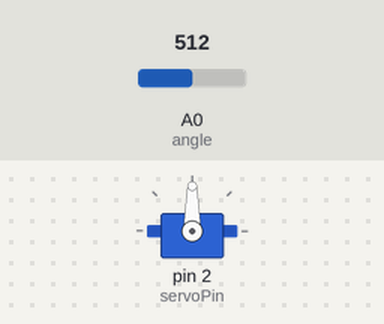
A sketch run on a simulated Arduino Uno, built with avr-gcc and run on an emulated ATmega328P. Parts: servo. Inputs (shaded band) come from the test bench; at power-on: A0 (angle) = 512.

Above: at 1.2 s.
1.3 s: A0 (angle) set to 716
At 2.2 s:
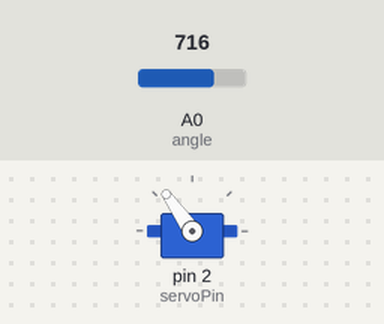
2.8 s: A0 (angle) set to 900
At 3.4 s:
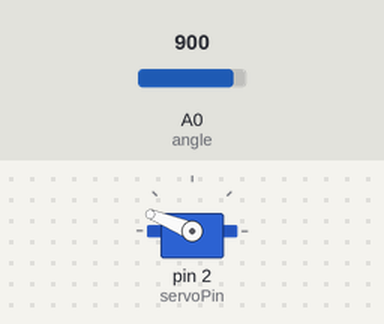
4.3 s: A0 (angle) set to 1023
At 5.5 s:
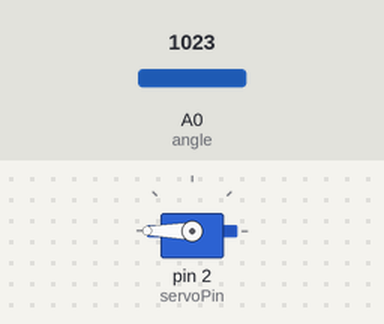
5.8 s: A0 (angle) set to 306
At 6.9 s:
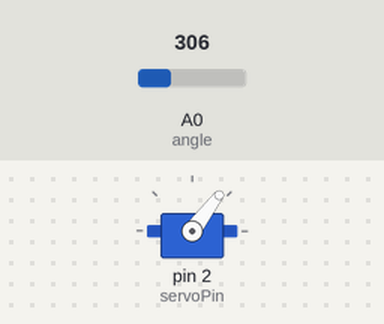
7.3 s: A0 (angle) set to 122
At 8.0 s:
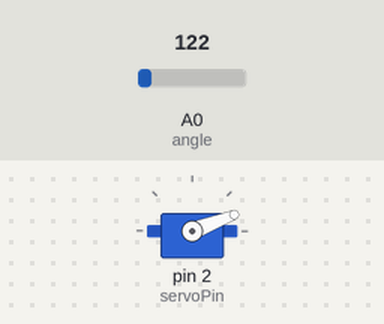
Timing chart, 0 to 9.8 s (numbered marks = the images above; inputs shaded):
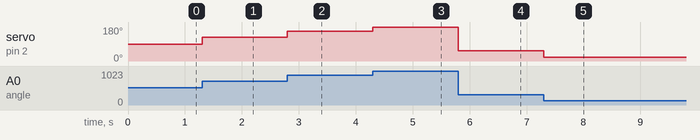

The sketch:

app4.ino
```cpp
#include<Servo.h>

int servoPin = 2 ;
int angle = 0 ;
Servo servo1 ;
void setup() {
  // put your setup code here, to run once:
servo1.attach(servoPin) ;
pinMode(angle,INPUT) ;
}

void loop() {
  // put your main code here, to run repeatedly:
int teta = analogRead(angle) ;
int x = map(teta,0,1023,0,180) ;
servo1.write(x) ;
//delay(100) ;
}
```

Measured:
- after the input at 1.3 s, servo on pin 2 (servoPin): 90° → 125° at once
- after the input at 2.8 s, servo on pin 2 (servoPin): 125° → 158° at once
- after the input at 4.3 s, servo on pin 2 (servoPin): 158° → 180° at once
- after the input at 5.8 s, servo on pin 2 (servoPin): 180° → 53° at once
- after the input at 7.3 s, servo on pin 2 (servoPin): 53° → 21° at once
